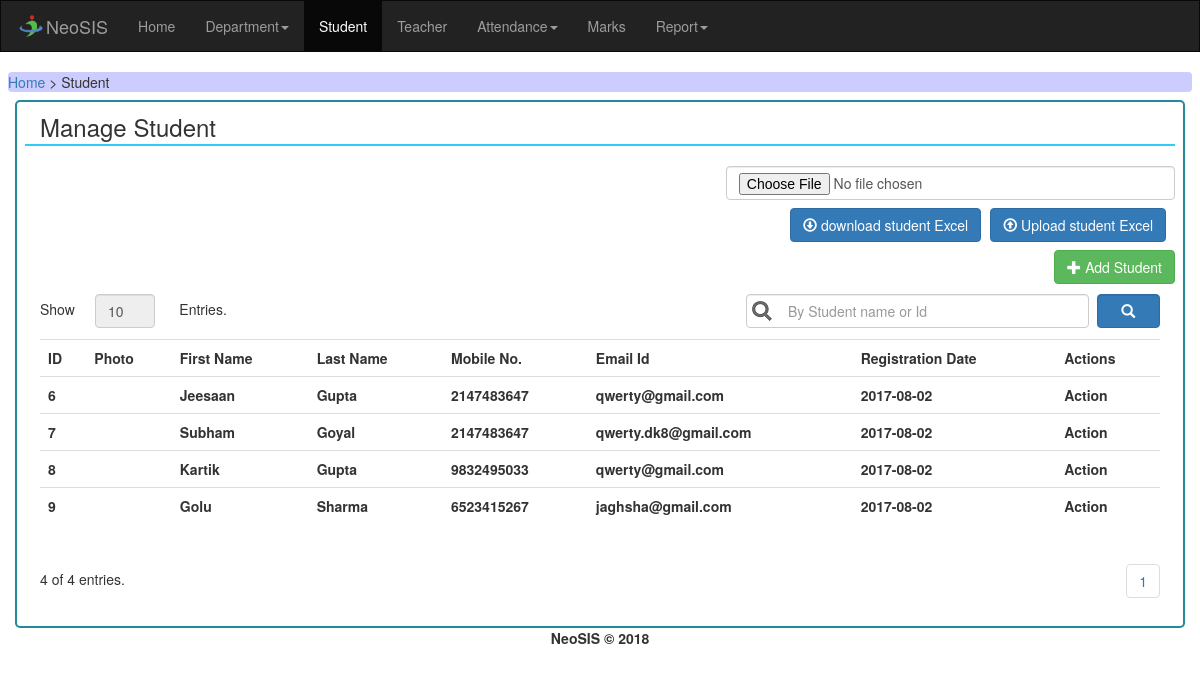
/student.php, run on the app's committed database.
### tables this page shows
CREATE TABLE `student_info` (
  `ID_stud` int(10) NOT NULL,
  `photo` longblob NOT NULL,
  `fst_name` text NOT NULL,
  `lst_name` text NOT NULL,
  `dob` text NOT NULL,
  `age` int(3) NOT NULL,
  `email_id` varchar(100) NOT NULL,
  `mobile_no` varchar(10) NOT NULL,
  `address` text NOT NULL,
  `city` text NOT NULL,
  `country` text NOT NULL,
  `reg_date` text NOT NULL,
  `ID_dept` int(10) NOT NULL,
  `ID_per_type` int(10) NOT NULL,
  `ID_sem` int(10) NOT NULL
);

### student.php (the view, shortened to what this page needs)
<!DOCTYPE html>
<html>
    <head>
        <link rel="stylesheet" href="https://maxcdn.bootstrapcdn.com/bootstrap/3.3.7/css/bootstrap.min.css">
        <link rel="stylesheet" href="https://cdnjs.cloudflare.com/ajax/libs/bootstrap-select/1.12.2/css/bootstrap-select.min.css">
    </head>
    <body>
        <nav class="navbar navbar-inverse" style="border-radius: 0px;">
            <div class="container-fluid">
                <div class="navbar-header">
                    <img src="resources/images/logo.png" alt="logo" width="30px" height="30px" style="margin-top: 10px;"/>
                </div>
                <div class="navbar-header">
                    <a class="navbar-brand" href="#">NeoSIS</a>
                </div>
                <ul class="nav navbar-nav">
                    <li><a href="home.php">Home</a></li>
                  <li class="dropdown"><a class="dropdown-toggle" data-toggle="dropdown" href="#">Department<span class="caret"></span></a>
                  </li>
                  <li class="active"><a href="student.php">Student</a></li>
                  <li><a href="teacher.php">Teacher</a></li>
                  <li class="dropdown"><a class="dropdown-toggle" data-toggle="dropdown" href="#">Attendance<span class="caret"></span></a>
                  </li>
                  <li><a href="marks.php">Marks</a></li>
                  <li class="dropdown"><a class="dropdown-toggle" data-toggle="dropdown" href="#">Report<span class="caret"></span></a>
                  </li>
                </ul>
            </div>
        </nav>
        <div style="margin: 8px; border-radius: 4px; background-color: #ccccff;">
            <a href="home.php">Home</a> > Student
        </div>
        <div class="container" style=" border: #23899b 2px solid; border-radius: 5px;">
            <div class="row" style="padding: 8px;">
                <div class="col-sm-12" style="border-bottom: #2ecdf8 2px solid; font-size: 24px;">
                    Manage Student
                </div>
                <div class="col-sm-5 navbar-right">
                    <br/>
                    <form action="studmasinsert.php" method="POST" enctype="multipart/form-data">
                        <input type="file" class="form-control" name="file" id="file">
                        <button type="submit" class="navbar-right btn btn-primary" style="margin-top: 8px; margin-right: 2%;"><span class="glyphicon glyphicon-upload"></span> Upload student Excel</button>
                    </form>
                    <a href="downloadstudent.php"><button class="navbar-right btn btn-primary" style="margin-top: 8px; margin-right: 2%;"><span class="glyphicon glyphicon-download"></span> download student Excel</button></a>
                </div>
                <div class="col-sm-12">
                    <button class="navbar-right btn btn-success" data-toggle="modal" data-target="#myModal" style="margin-top: 8px;"><span class="glyphicon glyphicon-plus"></span> Add Student</button>
                </div>
                <div class="col-sm-12" style="margin-top: 10px;">
                    <div style="width: 40px; float: left;margin-top: 5px;"><p>Show</p></div>
                    <div class="col-sm-1">
                        <input type="number" id='num1' name="num1" class="form-control" disabled style="width: 60px;" value="10" />
                    </div>
                    <div style="width: 40px; float: left;margin-top: 5px; margin-left: 6px;"><p>Entries.</p></div>
                    <form method="POST" action="student.php">
                        <div class="col-sm-1 navbar-right"><button type="submit" class="form-control btn-primary"><span class="glyphicon glyphicon-search"></span></button></div>
                        <div class="col-sm-4 navbar-right"style="margin-right: -2%;"><input type="text" class="form-control" style="background-image: url('resources/images/search1.png'); background-repeat: no-repeat; background-position: 5px 6px; padding-left: 12%; " name="searchbox" placeholder="By Student name or Id " value="<?php echo $GLOBALS['search'];?>" /></div>
                    </form>
                </div>
                <div class="col-sm-12" style="margin-top: 10px;">
                    <div class="table-responsive">
                        <table class="table" id="myTable">
                            <tr>
                                <th>ID</th>
                                <th>Photo</th>
                                <th>First Name</th>
                                <th>Last Name</th>
                                <th>Mobile No.</th>
                                <th>Email Id</th>
                                <th>Registration Date</th>
                                <th>Actions</th>
                            </tr>
                            <?php
                                include ("connection.php");
                                if(isset($_GET['page'])){
                                    $page= $_GET['page'];
                                }else {
                                    $page= 1;
                                }
                                if($page == '' || $page == '1')
                                {
                                    $page1=0;
                                } else {
                                    $page1= ($page * 10)-10;
                                }
                                if(isset($_POST['searchbox']))
                                {
                                   $valueToSearch = $_POST['searchbox'];
                                    $query = "SELECT * FROM `student_info` WHERE `fst_name` LIKE '%".$valueToSearch."%'OR`lst_name` LIKE '%".$valueToSearch."%'OR `ID_stud` LIKE '%".$valueToSearch."%'  limit $page1,10;" ;
                                    $sqlquery = filterTable($query);
                                } else {
                                $sqlquery = $con->query("select * from student_info limit $page1,10;");
                                }
                                $row = mysqli_num_rows($sqlquery);
                                if($row>0){
                                while ($row = mysqli_fetch_array($sqlquery)) {
                            ?>
                            <tr>
                                <th><?php echo $row['ID_stud'];?></th>
                                <th><?php echo $row['photo'];?></th>
                                <th><?php echo $row['fst_name'];?></th>
                                <th><?php echo $row['lst_name'];?></th>
                                <th><?php echo $row['mobile_no'];?></th>
                                <th><?php echo $row['email_id'];?></th>
                                <th><?php echo $row['reg_date'];?></th>
                                <th>Action</th>
                            </tr>
                            <?php
                                }
                                }else {?>
                            <tr>
                                <td colspan="8" style="text-align: center; font-size: 14px;">No Record found...</td></tr>
                            <?php
                                }
                                $sqlquery = $con->query("select * from student_info;");
                                $cou= mysqli_num_rows($sqlquery);
                                $k=10;
                                $s= $cou / 10;
                                $s= ceil($s);
                            ?>
                        </table>
                    </div>
                </div>
                <div class="col-sm-2" style="margin-top: 25px;">
                   <?php
                   if(($k*$page) > mysqli_num_rows($sqlquery)){
                       echo mysqli_num_rows($sqlquery);
                   }elseif ( $page== ''){ echo '10';
                   }else{
                   echo ($k*$page); } ?> of <?php echo mysqli_num_rows($sqlquery); ?> entries.
                </div>
                <div class="col-sm-10">
                <?php
                    for($b=$s;$b>=1;$b--){
                ?>
                <ul class="pagination navbar-right">
                    <li><a href="student.php?page=<?php echo $b ; ?>"><?php echo $b . " ";?></a></li>
                </ul>
                <?php
                }
                ?>
                </div>
                </div>
            </div>
        <div class="footer-text" align='center'><b>NeoSIS &copy; <?php echo date('Y'); ?></b></div>
    </body>
</html>

### data on the page
student_info: ID_stud "6", fst_name "Jeesaan", lst_name "Gupta", mobile_no "2147483647", email "qwerty@gmail.com", reg_date "2017-08-02"
student_info: ID_stud "7", fst_name "Subham", lst_name "Goyal", mobile_no "2147483647", email "qwerty.dk8@gmail.com", reg_date "2017-08-02"
student_info: ID_stud "8", fst_name "Kartik", lst_name "Gupta", mobile_no "9832495033", email "qwerty@gmail.com", reg_date "2017-08-02"
student_info: ID_stud "9", fst_name "Golu", lst_name "Sharma", mobile_no "6523415267", email "jaghsha@gmail.com", reg_date "2017-08-02"

### other printed values
mysqli_num_rows($sqlquery) "4"
